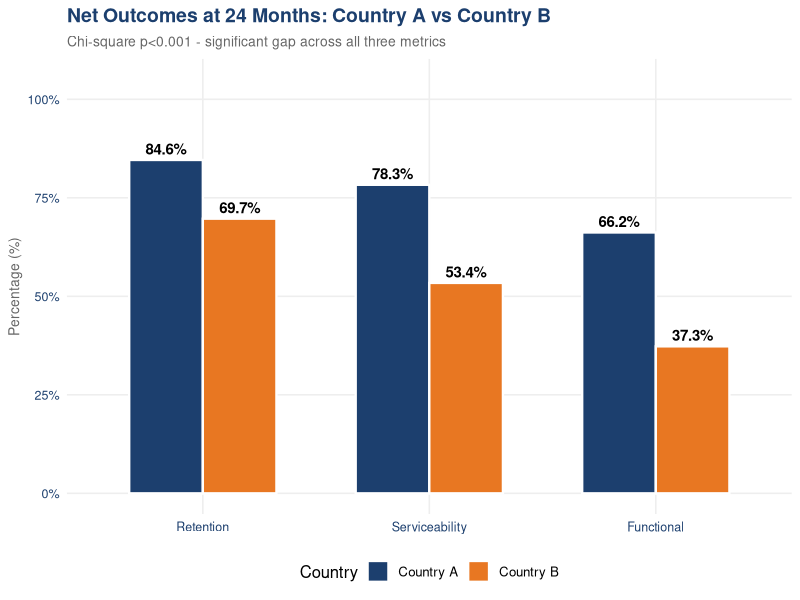
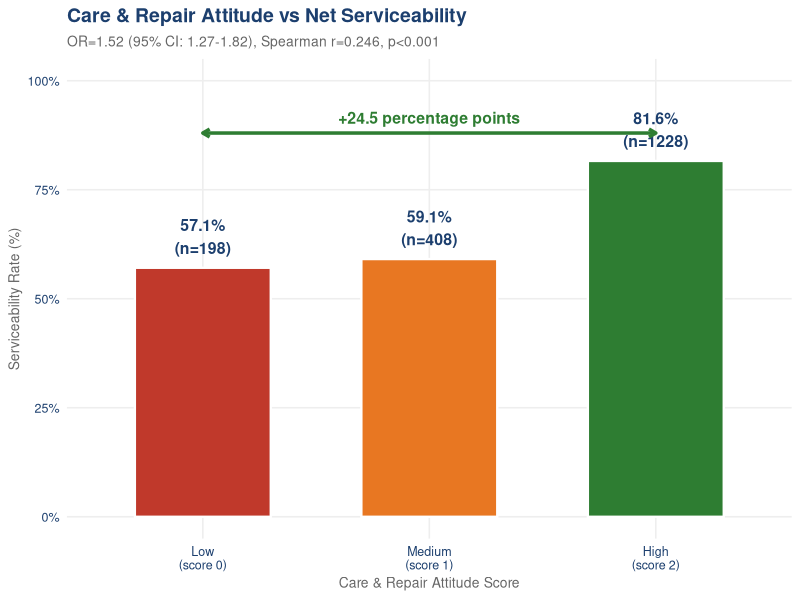
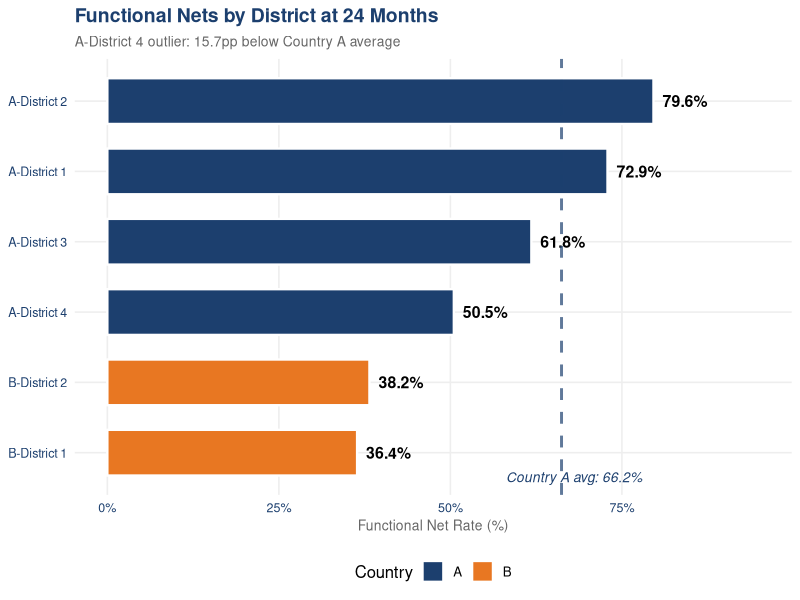
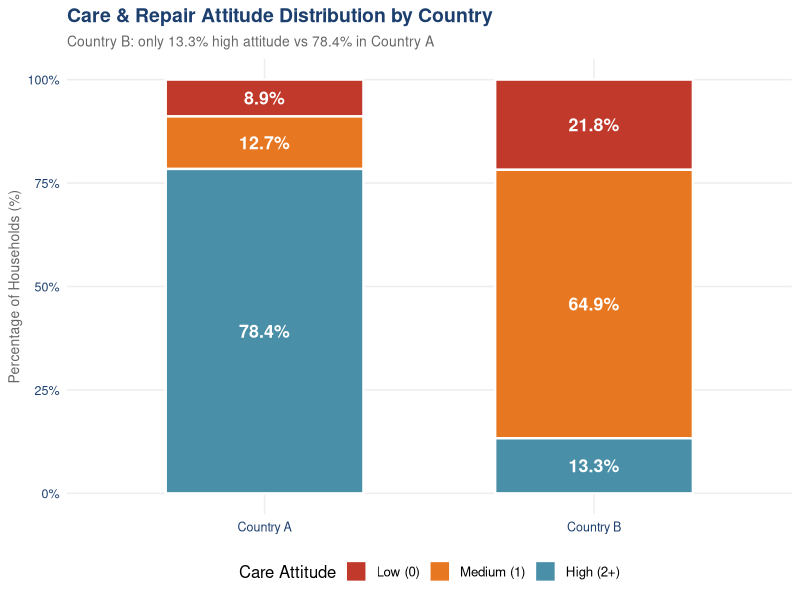
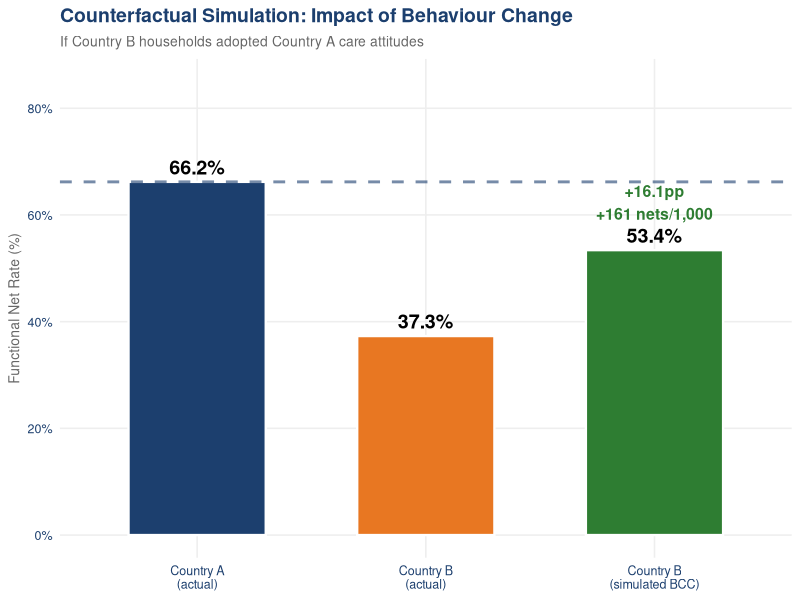
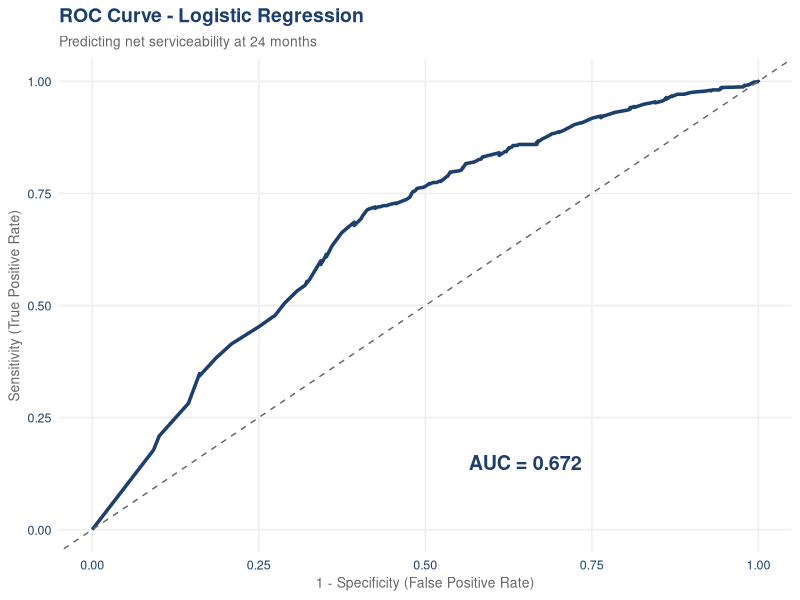

Write the R code that produced these figures, in order. (Note: this script raises an error after producing the figures.)
## =============================================================================
## Vestergaard Data Science Intern Case Study 2026
## Mosquito Net Durability Study - Complete R Analysis
## Author: Sally Karimi Kinyua | March 2026
## Run: source("analysis.R")  OR  Rscript analysis.R
## =============================================================================

# -- 0. Install & Load Packages ------------------------------------------------
required_packages <- c(
  "tidyverse", "ggplot2", "lme4", "broom",
  "survival", "survminer", "pROC",
  "RColorBrewer", "scales", "patchwork"
)

for (pkg in required_packages) {
  if (!requireNamespace(pkg, quietly = TRUE)) {
    install.packages(pkg, repos = "https://cloud.r-project.org")
  }
  library(pkg, character.only = TRUE)
}

cat("All packages loaded!\n")

dir.create("charts/R", showWarnings = FALSE, recursive = TRUE)

# -- Vestergaard Palette -------------------------------------------------------
NAVY   <- "#1C3F6E"
TEAL   <- "#4A8FA8"
ORANGE <- "#E87722"
RED    <- "#C0392B"
GRAY   <- "#666666"
LGRAY  <- "#F7F7F7"
GREEN  <- "#2E7D32"

theme_vestergaard <- function() {
  theme_minimal(base_size = 12) +
    theme(
      plot.title       = element_text(colour = NAVY, face = "bold", size = 14),
      plot.subtitle    = element_text(colour = GRAY, size = 10),
      axis.title       = element_text(colour = GRAY, size = 10),
      axis.text        = element_text(colour = NAVY, size = 9),
      panel.grid.major = element_line(colour = "#EEEEEE"),
      panel.grid.minor = element_blank(),
      strip.text       = element_text(colour = NAVY, face = "bold"),
      legend.position  = "bottom",
      plot.background  = element_rect(fill = "white", colour = NA)
    )
}

# -- 1. Load & Clean Data ------------------------------------------------------
df <- read.csv(
  "data/data_for_case_study_data_science_intern_2026.csv",
  stringsAsFactors = FALSE
)

cat("Dataset loaded:", nrow(df), "rows x", ncol(df), "cols\n")

# Replace 9 (don't know / refused) with NA
for (col in c("detergent", "mattress", "bed", "matground", "hang", "fold")) {
  df[[col]] <- ifelse(df[[col]] == 9, NA, df[[col]])
}
df$still <- ifelse(df$still == 9, NA, df$still)

# Create derived variables
df <- df %>%
  mutate(
    functional = case_when(
      still == 1 & surv == 1 ~ 1,
      still == 0             ~ 0,
      surv  == 0             ~ 0,
      TRUE                   ~ NA_real_
    ),
    country_B  = ifelse(country == "B", 1, 0),
    district_f = as.factor(paste0(country, "-D", district)),
    clus_f     = as.factor(clus),
    crattgr_f  = factor(crattgr, levels = 0:2,
                         labels = c("Low", "Medium", "High")),
    nattgr_f   = factor(nattgr,  levels = 0:2,
                         labels = c("Low", "Medium", "High"))
  )

cat("Functional net rate:",
    round(mean(df$functional, na.rm = TRUE) * 100, 1), "%\n")

# Subset: only nets still present
surv_data <- df %>% filter(still == 1, !is.na(surv))

# -- 2. Headline Metrics -------------------------------------------------------
cat("\n=== HEADLINE METRICS ===\n")
cat("Net retention:   ",
    round(mean(df$still, na.rm = TRUE) * 100, 1), "%\n")
cat("Serviceability:  ",
    round(mean(surv_data$surv, na.rm = TRUE) * 100, 1), "%\n")
cat("Functional nets: ",
    round(mean(df$functional, na.rm = TRUE) * 100, 1), "%\n")

# -- 3. Country Comparison -----------------------------------------------------
cat("\n=== BY COUNTRY ===\n")

country_summary <- df %>%
  group_by(country) %>%
  summarise(
    n               = n(),
    retention_pct   = round(mean(still,      na.rm = TRUE) * 100, 1),
    serviceable_pct = round(mean(surv[still == 1], na.rm = TRUE) * 100, 1),
    functional_pct  = round(mean(functional, na.rm = TRUE) * 100, 1),
    care_att_mean   = round(mean(crattgr), 2),
    net_att_mean    = round(mean(nattgr),  2),
    detergent_pct   = round(mean(detergent, na.rm = TRUE) * 100, 1),
    matground_pct   = round(mean(matground, na.rm = TRUE) * 100, 1),
    .groups = "drop"
  )

print(country_summary)

# Chi-square test
ct_country    <- table(df$country, df$functional)
chi_country   <- chisq.test(ct_country)
cat(sprintf("\nChi-square (country vs functional): X2=%.1f, p=%.6f ***\n",
            chi_country$statistic, chi_country$p.value))

# -- 4. District Breakdown -----------------------------------------------------
cat("\n=== BY DISTRICT ===\n")

district_summary <- df %>%
  group_by(country, district) %>%
  summarise(
    n              = n(),
    retention_pct  = round(mean(still,      na.rm = TRUE) * 100, 1),
    functional_pct = round(mean(functional, na.rm = TRUE) * 100, 1),
    care_att_mean  = round(mean(crattgr), 2),
    .groups = "drop"
  )

print(district_summary)

# -- 5. Attitude Distribution by Country --------------------------------------
cat("\n=== CARE ATTITUDE DISTRIBUTION BY COUNTRY ===\n")

att_dist <- df %>%
  group_by(country, crattgr) %>%
  summarise(n = n(), .groups = "drop") %>%
  group_by(country) %>%
  mutate(pct = round(n / sum(n) * 100, 1))

print(att_dist)

# -- 6. Statistical Tests ------------------------------------------------------
cat("\n=== CHI-SQUARE: Country vs Functional Nets ===\n")
print(chisq.test(table(df$country, df$functional)))

cat("\n=== MANN-WHITNEY: Care Attitude Country A vs B ===\n")
mw_result <- wilcox.test(crattgr ~ country, data = df)
print(mw_result)
cat("Median Country A:", median(df$crattgr[df$country == "A"]), "\n")
cat("Median Country B:", median(df$crattgr[df$country == "B"]), "\n")

# -- 7. Spearman Correlations --------------------------------------------------
cat("\n=== SPEARMAN CORRELATIONS with Serviceability ===\n")

for (var in c("crattgr", "nattgr", "numwgr", "numdogr")) {
  result <- cor.test(surv_data[[var]], surv_data$surv,
                     method = "spearman", exact = FALSE)
  sig <- ifelse(result$p.value < 0.001, "***",
         ifelse(result$p.value < 0.01,  "**",
         ifelse(result$p.value < 0.05,  "*", "ns")))
  cat(sprintf("  %-12s  r = %6.3f   p = %.4f  %s\n",
              var, result$estimate, result$p.value, sig))
}

# -- 8. Logistic Regression ----------------------------------------------------
cat("\n=== LOGISTIC REGRESSION: Predictors of Serviceability ===\n")

model_lr <- glm(
  surv ~ crattgr + nattgr + numwgr + numdogr + country_B,
  data   = surv_data,
  family = binomial()
)

or_table <- cbind(
  OR    = round(exp(coef(model_lr)), 3),
  Lower = round(exp(confint(model_lr))[, 1], 3),
  Upper = round(exp(confint(model_lr))[, 2], 3),
  pval  = round(summary(model_lr)$coefficients[, 4], 4)
)

cat("\nOdds Ratios (95% CI):\n")
print(or_table)
cat(sprintf("AIC: %.1f\n", AIC(model_lr)))

# -- 9. Mixed-Effects Logistic Regression -------------------------------------
cat("\n=== MIXED-EFFECTS LOGISTIC REGRESSION ===\n")
cat("(Random intercept per cluster - accounts for within-cluster correlation)\n")

model_mixed <- glmer(
  surv ~ crattgr + nattgr + country_B + (1 | clus_f),
  data    = surv_data,
  family  = binomial(),
  control = glmerControl(optimizer = "bobyqa")
)

print(summary(model_mixed)$coefficients)

# -- 10. ROC / AUC -------------------------------------------------------------
cat("\n=== MODEL DISCRIMINATION (AUC) ===\n")

surv_data$pred_prob <- predict(model_lr, type = "response")
roc_obj <- roc(surv_data$surv, surv_data$pred_prob, quiet = TRUE)
cat(sprintf("AUC: %.3f  (95%% CI: %.3f - %.3f)\n",
            auc(roc_obj),
            ci.auc(roc_obj)[1],
            ci.auc(roc_obj)[3]))

# -- 11. Survival Analysis -----------------------------------------------------
cat("\n=== SURVIVAL ANALYSIS ===\n")
cat("Event = net loss (still == 0). Censored at 24 months.\n")

surv_obj <- Surv(
  time  = rep(24, nrow(df)),
  event = ifelse(!is.na(df$still) & df$still == 0, 1, 0)
)

km_fit   <- survfit(surv_obj ~ country, data = df)
logrank  <- survdiff(surv_obj ~ country, data = df)

cat("\nKaplan-Meier table:\n")
print(summary(km_fit)$table)

cat("\nLog-rank test (Country A vs B):\n")
print(logrank)

cat("\n=== COX PROPORTIONAL HAZARDS MODEL ===\n")
cox_model <- coxph(
  surv_obj ~ crattgr + nattgr + country_B + matground,
  data = df
)

hr_table <- cbind(
  HR    = round(exp(coef(cox_model)), 3),
  Lower = round(exp(confint(cox_model))[, 1], 3),
  Upper = round(exp(confint(cox_model))[, 2], 3),
  pval  = round(summary(cox_model)$coefficients[, 5], 4)
)

cat("\nHazard Ratios (risk of net loss):\n")
print(hr_table)

# -- 12. Counterfactual Simulation ---------------------------------------------
cat("\n=== COUNTERFACTUAL SIMULATION ===\n")
cat("Q: What if Country B had Country A's care attitude distribution?\n\n")

a_att_dist  <- df %>%
  filter(country == "A") %>%
  count(crattgr) %>%
  mutate(prop = n / sum(n))

serv_by_att <- surv_data %>%
  group_by(crattgr) %>%
  summarise(serv_rate = mean(surv, na.rm = TRUE), .groups = "drop")

b_retention        <- mean(df$still[df$country == "B"], na.rm = TRUE)
b_serv_actual      <- mean(surv_data$surv[surv_data$country == "B"], na.rm = TRUE)
b_functional_now   <- b_retention * b_serv_actual

sim_serv_rate <- sum(
  a_att_dist$prop * serv_by_att$serv_rate[
    match(a_att_dist$crattgr, serv_by_att$crattgr)
  ],
  na.rm = TRUE
)

sim_functional <- b_retention * sim_serv_rate

cat(sprintf("Country B CURRENT functional rate:    %.1f%%\n",
            b_functional_now   * 100))
cat(sprintf("Country B SIMULATED functional rate:  %.1f%%\n",
            sim_functional     * 100))
cat(sprintf("Improvement:                         +%.1f pp\n",
            (sim_functional - b_functional_now) * 100))
cat(sprintf("Extra nets protected per 1,000:      +%.0f nets\n",
            (sim_functional - b_functional_now) * 1000))

# -- 13. Visualisations --------------------------------------------------------
cat("\n=== GENERATING CHARTS ===\n")

## Plot 1 - Country comparison
p1 <- country_summary %>%
  select(country, retention_pct, serviceable_pct, functional_pct) %>%
  pivot_longer(-country, names_to = "metric", values_to = "value") %>%
  mutate(metric = factor(metric,
    levels = c("retention_pct", "serviceable_pct", "functional_pct"),
    labels = c("Retention", "Serviceability", "Functional")
  )) %>%
  ggplot(aes(x = metric, y = value, fill = country)) +
  geom_col(position = "dodge", width = 0.65,
           colour = "white", linewidth = 0.8) +
  geom_text(aes(label = paste0(value, "%")),
            position = position_dodge(0.65),
            vjust = -0.5, fontface = "bold", size = 3.8) +
  scale_fill_manual(values = c("A" = NAVY, "B" = ORANGE),
                    labels = c("Country A", "Country B")) +
  scale_y_continuous(limits = c(0, 105),
                     labels = function(x) paste0(x, "%")) +
  labs(
    title    = "Net Outcomes at 24 Months: Country A vs Country B",
    subtitle = "Chi-square p<0.001 - significant gap across all three metrics",
    x = NULL, y = "Percentage (%)", fill = "Country"
  ) +
  theme_vestergaard()

ggsave("charts/R/r_plot1_country_comparison.png",
       p1, width = 9, height = 5.5, dpi = 150)
cat("  Plot 1 saved\n")

## Plot 2 - Care attitude vs serviceability
att_serv <- surv_data %>%
  group_by(crattgr) %>%
  summarise(
    serviceability = round(mean(surv, na.rm = TRUE) * 100, 1),
    n = n(),
    .groups = "drop"
  ) %>%
  mutate(att_label = factor(crattgr,
    labels = c("Low\n(score 0)", "Medium\n(score 1)", "High\n(score 2)")))

p2 <- ggplot(att_serv, aes(x = att_label, y = serviceability)) +
  geom_col(fill = c(RED, ORANGE, GREEN),
           width = 0.6, colour = "white", linewidth = 0.8) +
  geom_text(aes(label = paste0(serviceability, "%\n(n=", n, ")")),
            vjust = -0.4, fontface = "bold", size = 4, colour = NAVY) +
  annotate("segment", x = 1, xend = 3, y = 88, yend = 88,
           arrow = arrow(ends = "both", length = unit(0.2, "cm")),
           colour = GREEN, linewidth = 1.2) +
  annotate("text", x = 2, y = 91.5,
           label = "+24.5 percentage points",
           colour = GREEN, fontface = "bold", size = 4) +
  scale_y_continuous(limits = c(0, 100),
                     labels = function(x) paste0(x, "%")) +
  labs(
    title    = "Care & Repair Attitude vs Net Serviceability",
    subtitle = "OR=1.52 (95% CI: 1.27-1.82), Spearman r=0.246, p<0.001",
    x = "Care & Repair Attitude Score",
    y = "Serviceability Rate (%)"
  ) +
  theme_vestergaard()

ggsave("charts/R/r_plot2_attitude_serviceability.png",
       p2, width = 8, height = 5.5, dpi = 150)
cat("  Plot 2 saved\n")

## Plot 3 - District functional nets
p3 <- district_summary %>%
  mutate(dist_label = paste0(country, "-District ", district)) %>%
  ggplot(aes(x = reorder(dist_label, functional_pct),
             y = functional_pct, fill = country)) +
  geom_col(width = 0.65, colour = "white", linewidth = 0.8) +
  geom_text(aes(label = paste0(functional_pct, "%")),
            hjust = -0.2, fontface = "bold", size = 4) +
  geom_hline(yintercept = 66.2, colour = NAVY,
             linetype = "dashed", linewidth = 1, alpha = 0.7) +
  annotate("text", x = 0.65, y = 68, label = "Country A avg: 66.2%",
           colour = NAVY, size = 3.5, fontface = "italic") +
  scale_fill_manual(values = c("A" = NAVY, "B" = ORANGE)) +
  scale_y_continuous(limits = c(0, 95),
                     labels = function(x) paste0(x, "%")) +
  coord_flip() +
  labs(
    title    = "Functional Nets by District at 24 Months",
    subtitle = "A-District 4 outlier: 15.7pp below Country A average",
    x = NULL, y = "Functional Net Rate (%)", fill = "Country"
  ) +
  theme_vestergaard()

ggsave("charts/R/r_plot3_district_functional.png",
       p3, width = 9, height = 5.5, dpi = 150)
cat("  Plot 3 saved\n")

## Plot 4 - Attitude distribution stacked bar
p4 <- att_dist %>%
  mutate(att_label = factor(crattgr,
    labels = c("Low (0)", "Medium (1)", "High (2+)"))) %>%
  ggplot(aes(x = country, y = pct, fill = att_label)) +
  geom_col(width = 0.6, colour = "white", linewidth = 0.8) +
  geom_text(aes(label = paste0(pct, "%")),
            position = position_stack(vjust = 0.5),
            colour = "white", fontface = "bold", size = 4.5) +
  scale_fill_manual(
    values = c("Low (0)" = RED, "Medium (1)" = ORANGE, "High (2+)" = TEAL),
    name   = "Care Attitude"
  ) +
  scale_x_discrete(labels = c("Country A", "Country B")) +
  scale_y_continuous(labels = function(x) paste0(x, "%")) +
  labs(
    title    = "Care & Repair Attitude Distribution by Country",
    subtitle = "Country B: only 13.3% high attitude vs 78.4% in Country A",
    x = NULL, y = "Percentage of Households (%)"
  ) +
  theme_vestergaard()

ggsave("charts/R/r_plot4_attitude_distribution.png",
       p4, width = 8, height = 5.5, dpi = 150)
cat("  Plot 4 saved\n")

## Plot 5 - Counterfactual simulation
sim_data <- data.frame(
  scenario = factor(
    c("Country A\n(actual)",
      "Country B\n(actual)",
      "Country B\n(simulated BCC)"),
    levels = c("Country A\n(actual)",
               "Country B\n(actual)",
               "Country B\n(simulated BCC)")
  ),
  functional = c(66.2, 37.3, round(sim_functional * 100, 1)),
  bar_type   = c("actual_a", "actual_b", "simulated")
)

p5 <- ggplot(sim_data,
             aes(x = scenario, y = functional, fill = bar_type)) +
  geom_col(width = 0.6, colour = "white", linewidth = 0.8) +
  geom_text(aes(label = paste0(functional, "%")),
            vjust = -0.5, fontface = "bold", size = 5) +
  geom_hline(yintercept = 66.2,
             linetype = "dashed", colour = NAVY,
             linewidth = 1, alpha = 0.6) +
  annotate("text",
           x     = 3,
           y     = sim_functional * 100 + 9,
           label = paste0("+", round((sim_functional - b_functional_now)*100,1),
                          "pp\n+",
                          round((sim_functional - b_functional_now)*1000, 0),
                          " nets/1,000"),
           colour = GREEN, fontface = "bold", size = 4) +
  scale_fill_manual(
    values = c("actual_a" = NAVY, "actual_b" = ORANGE, "simulated" = GREEN)
  ) +
  scale_y_continuous(limits = c(0, 85),
                     labels = function(x) paste0(x, "%")) +
  labs(
    title    = "Counterfactual Simulation: Impact of Behaviour Change",
    subtitle = "If Country B households adopted Country A care attitudes",
    x = NULL, y = "Functional Net Rate (%)"
  ) +
  theme_vestergaard() +
  theme(legend.position = "none")

ggsave("charts/R/r_plot5_simulation.png",
       p5, width = 9, height = 5.5, dpi = 150)
cat("  Plot 5 saved\n")

## Plot 6 - ROC curve
roc_df <- data.frame(
  fpr = 1 - roc_obj$specificities,
  tpr = roc_obj$sensitivities
)

p6 <- ggplot(roc_df, aes(x = fpr, y = tpr)) +
  geom_line(colour = NAVY, linewidth = 1.2) +
  geom_abline(linetype = "dashed", colour = GRAY) +
  annotate("text", x = 0.65, y = 0.15,
           label = sprintf("AUC = %.3f", auc(roc_obj)),
           colour = NAVY, fontface = "bold", size = 5) +
  labs(
    title    = "ROC Curve - Logistic Regression",
    subtitle = "Predicting net serviceability at 24 months",
    x = "1 - Specificity (False Positive Rate)",
    y = "Sensitivity (True Positive Rate)"
  ) +
  theme_vestergaard()

ggsave("charts/R/r_plot6_roc_curve.png",
       p6, width = 7, height = 6, dpi = 150)
cat("  Plot 6 saved\n")

## Plot 7 - KM survival curve
km_plot <- ggsurvplot(
  km_fit,
  data        = df,
  palette     = c(NAVY, ORANGE),
  conf.int    = TRUE,
  pval        = TRUE,
  legend.labs = c("Country A", "Country B"),
  legend.title = "Country",
  title       = "Net Survival Curve: Country A vs Country B",
  subtitle    = "Probability of net remaining in household over 24 months",
  xlab        = "Time (months)",
  ylab        = "Net Survival Probability",
  ggtheme     = theme_vestergaard()
)

ggsave("charts/R/r_plot7_survival_km.png",
       plot   = km_plot$plot,
       width  = 9,
       height = 5.5,
       dpi    = 150,
       bg     = "white")
cat("  Plot 7 (KM survival) saved\n")

cat("\n All R charts saved to charts/R/\n")
cat("\n=== SUGGESTED FOLLOW-UP ANALYSES ===\n")
cat("1. Kaplan-Meier with multiple timepoints (12m, 24m, 36m)\n")
cat("2. Mixed-effects model with district-level random slopes\n")
cat("3. Spatial autocorrelation - Moran's I (needs GPS per cluster)\n")
cat("4. Random Forest for at-risk HH prediction at distribution\n")
cat("5. Net class subgroup analysis if product codes available\n")
cat("\nAnalysis complete.\n")
